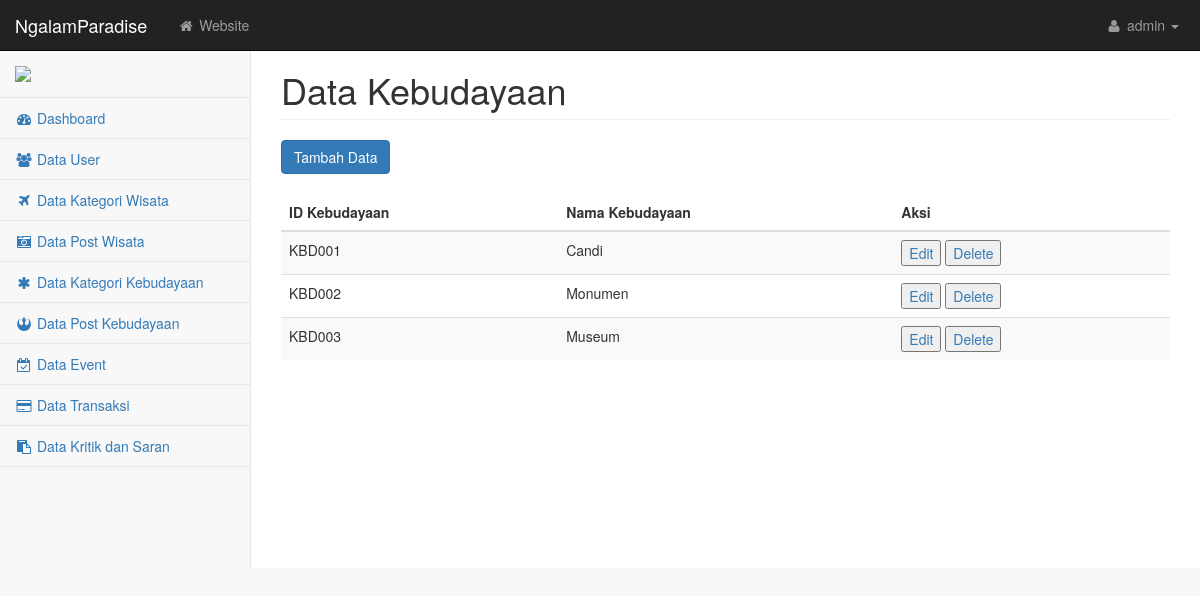
The app's page /admin/datakebudayaan.php (signed in) with its own data.
### tables this page shows
CREATE TABLE `user` (
  `ID_USER` int(11) NOT NULL,
  `NIK` varchar(20) NOT NULL,
  `NAMA_USER` varchar(50) NOT NULL,
  `USERNAME` varchar(50) DEFAULT NULL,
  `PASSWORD` varchar(50) DEFAULT NULL,
  `ALAMAT_USER` varchar(255) DEFAULT NULL,
  `JENIS_KELAMIN` varchar(20) NOT NULL,
  `EMAIL` varchar(100) NOT NULL,
  `USER_LVL` int(10) NOT NULL
);

CREATE TABLE `kebudayaan` (
  `ID_KEBUDAYAAN` char(10) NOT NULL,
  `JENIS_KEBUDAYAAN` varchar(50) NOT NULL
);

### admin/datakebudayaan.php (the view, shortened to what this page needs)
<?php
    include 'koneksi.php';
 ?>
<!DOCTYPE html>
<html lang="en">
    <head>
        <link href="css/bootstrap.min.css" rel="stylesheet">
        <link href="css/metisMenu.min.css" rel="stylesheet">
        <link href="css/timeline.css" rel="stylesheet">
        <link href="css/startmin.css" rel="stylesheet">
        <link href="css/morris.css" rel="stylesheet">
        <link href="css/font-awesome.min.css" rel="stylesheet" type="text/css">
    </head>
    <body>
        <div id="wrapper">
        <?php
                include("nav.php");
            ?>
            <div id="page-wrapper">
                <div class="row">
                    <div class="col-lg-12">
                        <h1 class="page-header">Data Kebudayaan</h1>
                    </div>
                </div>
                <div class="row">
                    <div class="col-lg-12">
                        <a id="modal-990150" href="#modal-container-990150" role="button" data-toggle="modal"><button class=" btn btn-primary">Tambah Data</button></a>
                        <br><br>
                          <div class="table-responsive">
                            <table class="table table-striped table-sm">
                              <thead>
                                <tr>
                                    <th>ID Kebudayaan</th>
                                    <th>Nama Kebudayaan</th>
                                    <th>Aksi</th>
                                </tr>
                              </thead>
                              <tbody>
                                <?php
                                    $query = mysqli_query($mysqli, "SELECT * FROM kebudayaan");
                                    $hasil = mysqli_query($mysqli, "SELECT * FROM kebudayaan");
                                    $row = mysqli_num_rows($hasil);
                                    if ($row==0) {
                                        echo "Data kosong!";
                                    }else{
                                    while ($show = mysqli_fetch_array($query)) {
                                     ?>
                                     <tr>
                                        <td><?php echo $show['ID_KEBUDAYAAN']; ?></td>
                                        <td><?php echo $show['JENIS_KEBUDAYAAN']; ?></td>
                                        <td>
                                            <a id="modal-990160" href="#modal-container-990160<?php echo $show['ID_KEBUDAYAAN']; ?>" role="button" data-toggle="modal"><button class="" onclick="myFunction()">Edit</button></a>
                                            <a href="deletekebudayaan.php?ID_KEBUDAYAAN=<?php echo $show['ID_KEBUDAYAAN']; ?>"><button>Delete</button></a>
                                        </td>
                                     </tr>
                                     <?php }
                                     }
                                      ?>
                              </tbody>
                            </table>
                          </div>
                    </div>
                </div>
            </div>
        </div>
    </body>
</html>

### admin/nav.php (shortened to what this page needs)
<nav class="navbar navbar-inverse navbar-fixed-top" role="navigation">
    <div class="navbar-header">
        <a class="navbar-brand" href="">NgalamParadise</a>
    </div>
    <ul class="nav navbar-nav navbar-left navbar-top-links">
        <li><a href="index.php"><i class="fa fa-home fa-fw"></i> Website</a></li>
    </ul>
    <ul class="nav navbar-right navbar-top-links">
        <li class="dropdown">
            <?php
                        include 'koneksi.php';
                            $perintah = mysqli_query($mysqli, "SELECT * from user WHERE ID_USER='$_SESSION[ID_USER]'");
                            $result = mysqli_fetch_array($perintah);
                        ?>
            <a class="dropdown-toggle" data-toggle="dropdown" href="#">
                <i class="fa fa-user fa-fw"></i> <?php echo $result['USERNAME']; ?> <b class="caret"></b>
            </a>
        </li>
    </ul>
    <div class="navbar-default sidebar" role="navigation">
        <div class="sidebar-nav navbar-collapse">
            <ul class="nav" id="side-menu">
                <li class="sidebar-search">
                    <img src="../logo.png" class="img img-responsive" width="auto" height="100">
                </li>
                <li>
                    <a href="index.php"><i class="fa fa-dashboard fa-fw"></i> Dashboard</a>
                </li>
                <li>
                    <a href="datauser.php"><i class="fa fa-users fa-fw"></i> Data User</a>
                </li>
                <li>
                    <a href="datawisata.php"><i class="fa fa-plane fa-fw"></i> Data Kategori Wisata</a>
                </li>
                <li>
                    <a href="datapostwisata.php"><i class="fa fa-camera-retro fa-fw"></i> Data Post Wisata</a>
                </li>
                <li>
                    <a href="datakebudayaan.php"><i class="fa fa-asterisk fa-fw"></i> Data Kategori Kebudayaan</a>
                </li>
                <li>
                    <a href="datapostkebudayaan.php"><i class="fa fa-rebel fa-fw"></i> Data Post Kebudayaan</a>
                </li>
                <li>
                    <a href="dataevent.php"><i class="fa fa-calendar-check-o fa-fw"></i> Data Event</a>
                </li>
                <li>
                    <a href="datatransaksi.php"><i class="fa fa-credit-card fa-fw"></i> Data Transaksi</a>
                </li>
                <li>
                    <a href="datakontakus.php"><i class="fa fa-clipboard fa-fw"></i> Data Kritik dan Saran</a>
                </li>
            </ul>
        </div>
    </div>
</nav>

### admin/css/startmin.css (style rules this page uses)
body { background-color: #f8f8f8; }
#wrapper { width: 100%; }
#page-wrapper { padding: 30px 15px 0 15px; min-height: 568px; background-color: #fff; }
@media (min-width:768px) { #page-wrapper { position: inherit; margin-left: 250px; padding: 30px 30px 0 30px; border-left: 1px solid #e7e7e7; } }
.navbar-header { float: left; }
.navbar-left { float: left; }
.navbar-right { text-align: right; }
.navbar-top-links { margin: 0; }
.navbar-top-links li { display: inline-block; }
.navbar-top-links li:last-child { margin-right: 6px; }
.navbar-top-links li a { padding: 15px; min-height: 50px; }
.navbar-top-links>li>a { color: #999; }
.sidebar .sidebar-nav.navbar-collapse { padding-right: 0; padding-left: 0; }
.sidebar .sidebar-search { padding: 15px; }
.sidebar ul li { border-bottom: 1px solid #e7e7e7; }
@media (min-width:768px) { .sidebar { z-index: 1; position: absolute; width: 250px; margin-top: 51px; } }

### records on screen
user: USERNAME "admin"
kebudayaan: ID_KEBUDAYAAN "KBD001", JENIS_KEBUDAYAAN "Candi"
kebudayaan: ID_KEBUDAYAAN "KBD002", JENIS_KEBUDAYAAN "Monumen"
kebudayaan: ID_KEBUDAYAAN "KBD003", JENIS_KEBUDAYAAN "Museum"
